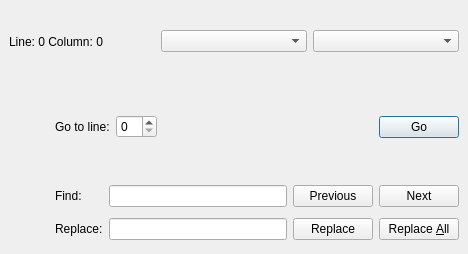
<?xml version="1.0" encoding="UTF-8"?>
<ui version="4.0">
 <class>CodeEditorStatus</class>
 <widget class="QWidget" name="CodeEditorStatus">
  <property name="geometry">
   <rect>
    <x>0</x>
    <y>0</y>
    <width>468</width>
    <height>254</height>
   </rect>
  </property>
  <property name="windowTitle">
   <string>Form</string>
  </property>
  <layout class="QVBoxLayout" name="verticalLayout">
   <property name="spacing">
    <number>2</number>
   </property>
   <property name="margin">
    <number>0</number>
   </property>
   <item>
    <widget class="QWidget" name="status" native="true">
     <layout class="QHBoxLayout" name="horizontalLayout_2">
      <item>
       <widget class="QLabel" name="labelLineColumn">
        <property name="text">
         <string>Line: 0 Column: 0</string>
        </property>
       </widget>
      </item>
      <item>
       <widget class="QComboBox" name="syntaxMenu"/>
      </item>
      <item>
       <widget class="QComboBox" name="comboBox_2"/>
      </item>
     </layout>
    </widget>
   </item>
   <item>
    <widget class="QWidget" name="goToLine" native="true">
     <layout class="QHBoxLayout" name="horizontalLayout_3">
      <item>
       <widget class="QPushButton" name="buttonCloseGoToLine">
        <property name="text">
         <string/>
        </property>
        <property name="icon">
         <iconset resource="../resources.qrc">
          <normaloff>:/icons/actions/dialog-close.png</normaloff>:/icons/actions/dialog-close.png</iconset>
        </property>
        <property name="flat">
         <bool>true</bool>
        </property>
       </widget>
      </item>
      <item>
       <widget class="QLabel" name="labelGoToLine">
        <property name="text">
         <string>Go to line:</string>
        </property>
       </widget>
      </item>
      <item>
       <widget class="QSpinBox" name="spinGoToLine"/>
      </item>
      <item>
       <spacer name="spacerGoToLine">
        <property name="orientation">
         <enum>Qt::Horizontal</enum>
        </property>
        <property name="sizeHint" stdset="0">
         <size>
          <width>154</width>
          <height>20</height>
         </size>
        </property>
       </spacer>
      </item>
      <item>
       <widget class="QPushButton" name="buttonGoToLine">
        <property name="text">
         <string>Go</string>
        </property>
        <property name="icon">
         <iconset resource="../resources.qrc">
          <normaloff>:/icons/actions/go-jump.png</normaloff>:/icons/actions/go-jump.png</iconset>
        </property>
        <property name="autoDefault">
         <bool>true</bool>
        </property>
        <property name="default">
         <bool>true</bool>
        </property>
       </widget>
      </item>
     </layout>
    </widget>
   </item>
   <item>
    <widget class="QWidget" name="findReplace" native="true">
     <layout class="QGridLayout" name="gridLayout">
      <item row="0" column="0">
       <widget class="QPushButton" name="pushButtonFindReplaceClose">
        <property name="text">
         <string/>
        </property>
        <property name="icon">
         <iconset resource="../resources.qrc">
          <normaloff>:/icons/actions/dialog-close.png</normaloff>:/icons/actions/dialog-close.png</iconset>
        </property>
        <property name="flat">
         <bool>true</bool>
        </property>
       </widget>
      </item>
      <item row="0" column="1">
       <widget class="QLabel" name="labelFind">
        <property name="text">
         <string>Find:</string>
        </property>
       </widget>
      </item>
      <item row="1" column="1">
       <widget class="QLabel" name="labelReplace">
        <property name="text">
         <string>Replace:</string>
        </property>
       </widget>
      </item>
      <item row="0" column="2">
       <widget class="QLineEdit" name="lineEditFind"/>
      </item>
      <item row="1" column="2">
       <widget class="QLineEdit" name="lineEditReplace"/>
      </item>
      <item row="0" column="3">
       <widget class="QPushButton" name="pushFindPrevious">
        <property name="text">
         <string>Previous</string>
        </property>
        <property name="icon">
         <iconset resource="../resources.qrc">
          <normaloff>:/icons/actions/go-previous-view.png</normaloff>:/icons/actions/go-previous-view.png</iconset>
        </property>
       </widget>
      </item>
      <item row="0" column="4">
       <widget class="QPushButton" name="pushFindNext">
        <property name="toolTip">
         <string>&lt;!DOCTYPE HTML PUBLIC &quot;-//W3C//DTD HTML 4.0//EN&quot; &quot;http://www.w3.org/TR/REC-html40/strict.dtd&quot;&gt;
&lt;html&gt;&lt;head&gt;&lt;meta name=&quot;qrichtext&quot; content=&quot;1&quot; /&gt;&lt;style type=&quot;text/css&quot;&gt;
p, li { white-space: pre-wrap; }
&lt;/style&gt;&lt;/head&gt;&lt;body style=&quot; font-family:'Nimbus Mono L'; font-size:8pt; font-weight:600; font-style:normal;&quot;&gt;
&lt;p style=&quot; margin-top:0px; margin-bottom:0px; margin-left:0px; margin-right:0px; -qt-block-indent:0; text-indent:0px;&quot;&gt;Find Previous&lt;/p&gt;&lt;/body&gt;&lt;/html&gt;</string>
        </property>
        <property name="text">
         <string>Next</string>
        </property>
        <property name="icon">
         <iconset resource="../resources.qrc">
          <normaloff>:/icons/actions/go-next-view.png</normaloff>:/icons/actions/go-next-view.png</iconset>
        </property>
       </widget>
      </item>
      <item row="1" column="3">
       <widget class="QPushButton" name="pushReplacePrevious">
        <property name="toolTip">
         <string>&lt;!DOCTYPE HTML PUBLIC &quot;-//W3C//DTD HTML 4.0//EN&quot; &quot;http://www.w3.org/TR/REC-html40/strict.dtd&quot;&gt;
&lt;html&gt;&lt;head&gt;&lt;meta name=&quot;qrichtext&quot; content=&quot;1&quot; /&gt;&lt;style type=&quot;text/css&quot;&gt;
p, li { white-space: pre-wrap; }
&lt;/style&gt;&lt;/head&gt;&lt;body style=&quot; font-family:'Nimbus Mono L'; font-size:8pt; font-weight:600; font-style:normal;&quot;&gt;
&lt;p style=&quot; margin-top:0px; margin-bottom:0px; margin-left:0px; margin-right:0px; -qt-block-indent:0; text-indent:0px;&quot;&gt;Replace &amp;amp; Find Previous&lt;/p&gt;&lt;/body&gt;&lt;/html&gt;</string>
        </property>
        <property name="text">
         <string>Replace</string>
        </property>
       </widget>
      </item>
      <item row="1" column="4">
       <widget class="QPushButton" name="pushReplaceNext">
        <property name="text">
         <string>Replace &amp;All</string>
        </property>
       </widget>
      </item>
     </layout>
    </widget>
   </item>
  </layout>
 </widget>
 <resources>
  <include location="../resources.qrc"/>
 </resources>
 <connections/>
</ui>
